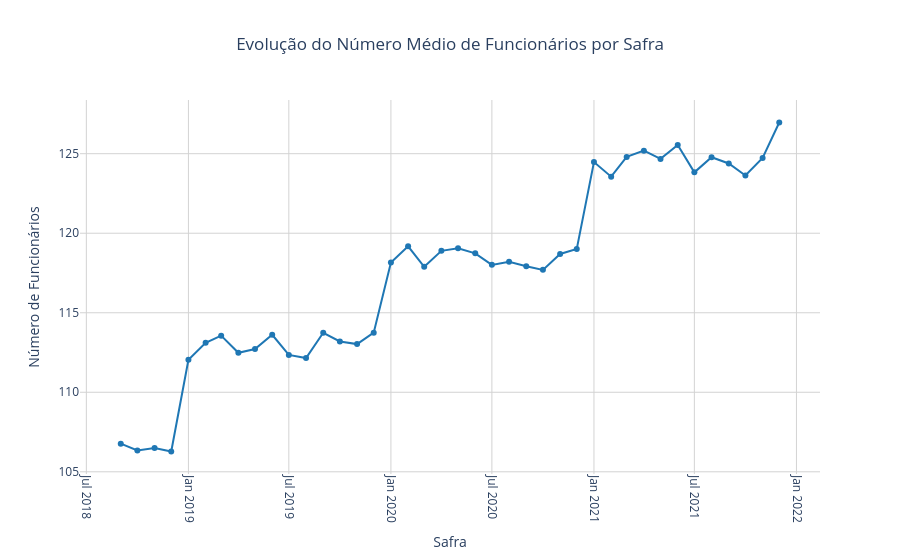

Source (notebook cell):
### Code cell
df_evolucao_no_funcionarios = (
    df_base_info_tratado
    .groupby('safra_ref')['no_funcionarios']
    .mean()
    .reset_index(name='no_funcionarios')
    )

fig = px.line(
    df_evolucao_no_funcionarios,
    x='safra_ref',
    y='no_funcionarios',
    markers=True,
    title='Evolução do Número Médio de Funcionários por Safra',
    color_discrete_sequence=['#1f77b4'],
    labels={
        'safra_ref': 'Safra',
        'no_funcionarios': 'Número de Funcionários'
    }
)

fig.update_layout(
    title_x=0.5,
    plot_bgcolor='white',
    xaxis=dict(showgrid=True, gridcolor='lightgray', tickangle=90),
    yaxis=dict(showgrid=True, gridcolor='lightgray')
)

fig.show()

### Figure 1 — Plotly figure (JSON) as saved in the notebook; plotly's stock layout.template omitted (floating-point values rounded to 4 significant figures)
{"data": [{"hovertemplate": "Safra=%{x}<br>Número de Funcionários=%{y}<extra></extra>", "legendgroup": "", "line": {"color": "#1f77b4", "dash": "solid"}, "marker": {"symbol": "circle"}, "mode": "lines+markers", "name": "", "orientation": "v", "showlegend": false, "type": "scatter", "x": ["2018-09", "2018-10", "2018-11", "2018-12", "2019-01", "2019-02", "2019-03", "2019-04", "2019-05", "2019-06", "2019-07", "2019-08", "2019-09", "2019-10", "2019-11", "2019-12", "2020-01", "2020-02", "2020-03", "2020-04", "2020-05", "2020-06", "2020-07", "2020-08", "2020-09", "2020-10", "2020-11", "2020-12", "2021-01", "2021-02", "2021-03", "2021-04", "2021-05", "2021-06", "2021-07", "2021-08", "2021-09", "2021-10", "2021-11", "2021-12"], "xaxis": "x", "y": [106.8, 106.3, 106.5, 106.3, 112.0, 113.1, 113.6, 112.5, 112.7, 113.6, 112.3, 112.2, 113.7, 113.2, 113.0, 113.7, 118.2, 119.2, 117.9, 118.9, 119.0, 118.7, 118.0, 118.2, 117.9, 117.7, 118.7, 119.0, 124.5, 123.6, 124.8, 125.2, 124.7, 125.5, 123.8, 124.8, 124.4, 123.6, 124.7, 127.0], "yaxis": "y"}], "layout": {"legend": {"tracegroupgap": 0}, "plot_bgcolor": "white", "title": {"text": "Evolução do Número Médio de Funcionários por Safra", "x": 0.5}, "xaxis": {"anchor": "y", "domain": [0, 1], "gridcolor": "lightgray", "showgrid": true, "tickangle": 90, "title": {"text": "Safra"}}, "yaxis": {"anchor": "x", "domain": [0, 1], "gridcolor": "lightgray", "showgrid": true, "title": {"text": "Número de Funcionários"}}}}
